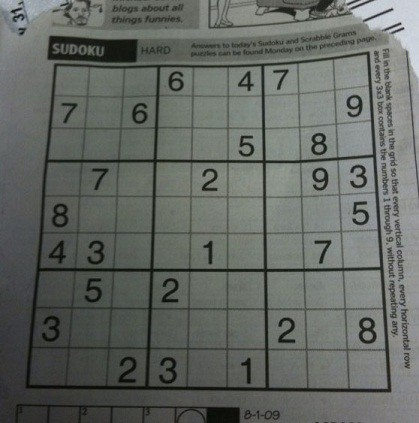
#> input picture Q3/sudoku.jpeg, 419 x 423 px
$ python add_noise.py   (Python 2 division)
#> lines starting #> are read from the running program, lines starting #| are printed output that depends on the picture
import cv2
import numpy as np
import matplotlib.pyplot as plt

def addsnp(img, prob):
#> called with prob = 0.1
	temp = img.copy()

	matsnp = np.random.rand(temp.shape[0], temp.shape[1])

	temp[matsnp < prob] = 0
	temp[matsnp > 1-prob] = 255
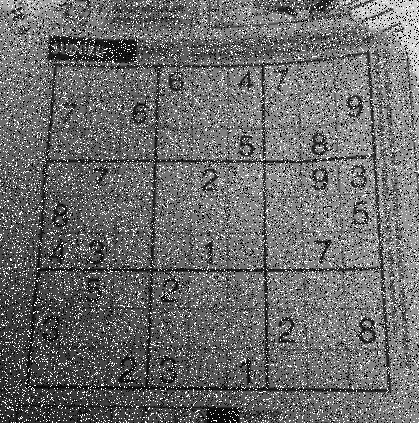
#> temp: shape (423, 419); min 0, max 255, mean 106.9

	return temp

def harmonic_filter(img, ksize=(5, 5)):
#> called with ksize = (3, 3)
	temp = np.float32(img.copy())
	temp = 1.0/(temp+1e-8)
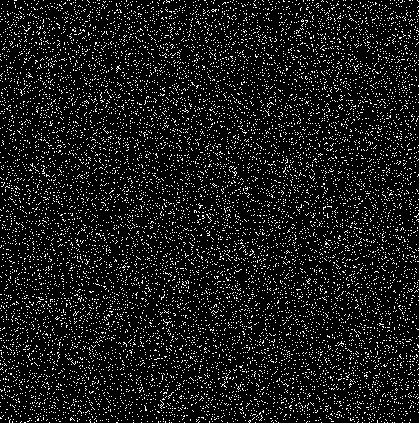
#> temp: shape (423, 419) float32; min 0.00392, max 100000000, mean 10045307; drawn with min black and max white
	blur = cv2.blur(temp,ksize)
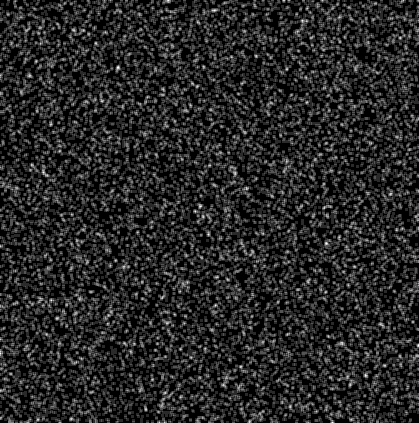
#> blur: shape (423, 419) float32; min 0.00422, max 66666668, mean 10046874; drawn with min black and max white
	blur = np.uint8(1.0/blur)
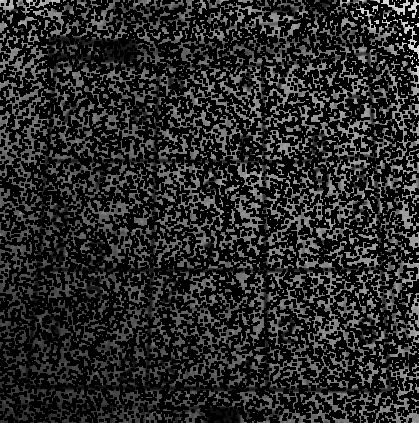
#> blur: shape (423, 419); min 0, max 236, mean 41
	return blur

def demo(target_array):
	return int(np.median(target_array)), int(np.max(target_array)), int(np.min(target_array))

def adaptivemedian(image, window=3):

	## set filter window and image dimensions
#> called with window = 3
	W = 2*window + 1
	xlength, ylength = img.shape
#> xlength = 423; ylength = 419

	vlength = W*W

	## create 2-D image array and initialize window
	paddedimage = np.pad(image.copy(), window, 'constant', constant_values=255)
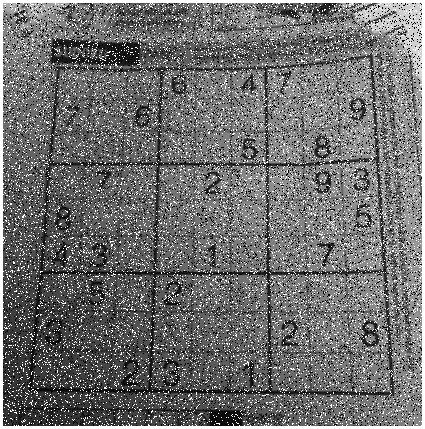
#> paddedimage: shape (429, 425); min 0, max 255, mean 111
	image_array = np.array(paddedimage, dtype=np.uint8)
	filter_window = np.array(np.zeros((W,W)))
	target_vector = np.array(np.zeros(vlength))
	changed = 0

	try:
		for y in range(window, ylength+window):
			for x in range(window, xlength+window):
				for w in range(1, window):
					filter_window = image_array[x-w:x+w+1, y-w:y+w+1]
					# print(filter_window)
					# target_vector = np.reshape(filter_window, ((vlength),))
					median, max_pixel, min_pixel = demo(filter_window)
					if median < max_pixel and median > min_pixel:
						if paddedimage[x, y] == min_pixel or paddedimage[x, y] == max_pixel:
							image_array[x, y] = median
							changed += 1
						break
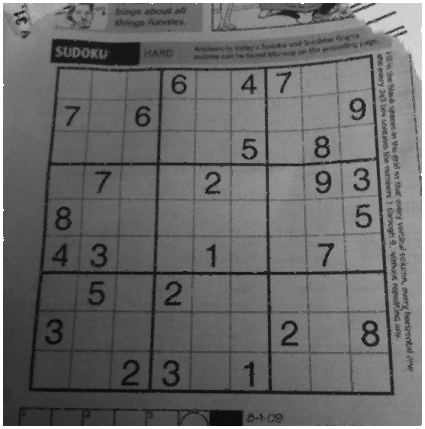
#> image_array: shape (429, 425); min 3, max 255, mean 106.3
#> after the loop, changed = 63155
	except TypeError:
		print "Error in processing function:", err
		sys.exit(2)
	print changed, "pixel(s) filtered out of", xlength*ylength
#| 63155 pixel(s) filtered out of 177237

	## return only central array
	return image_array[window:-window, window:-window]

img = cv2.imread('sudoku.jpeg',0)

noise_img = addsnp(img, 0.1)


plt.figure(figsize=(12, 8))
plt.subplot(2, 3, 1),plt.imshow(img, cmap = 'gray')
plt.title('Original'), plt.xticks([]), plt.yticks([])
plt.subplot(2, 3, 2),plt.imshow(noise_img, cmap = 'gray')
plt.title('Salt & Pepper Prob=0.05'), plt.xticks([]), plt.yticks([])
plt.subplot(2, 3, 3),plt.imshow(harmonic_filter(noise_img, ksize=(3, 3)), cmap = 'gray')
plt.title('Harmonic Filter Kernel=(3,3)'), plt.xticks([]), plt.yticks([])
plt.subplot(2, 3, 4),plt.imshow(cv2.medianBlur(noise_img,3), cmap = 'gray')
plt.title('Median k=3'), plt.xticks([]), plt.yticks([])
plt.subplot(2, 3, 5),plt.imshow(adaptivemedian(noise_img,3), cmap = 'gray')
plt.title('Adaptive Median k={3, 5, 7}'), plt.xticks([]), plt.yticks([])

plt.tight_layout()
plt.savefig("filternoise.pdf", format="pdf", dpi=200)
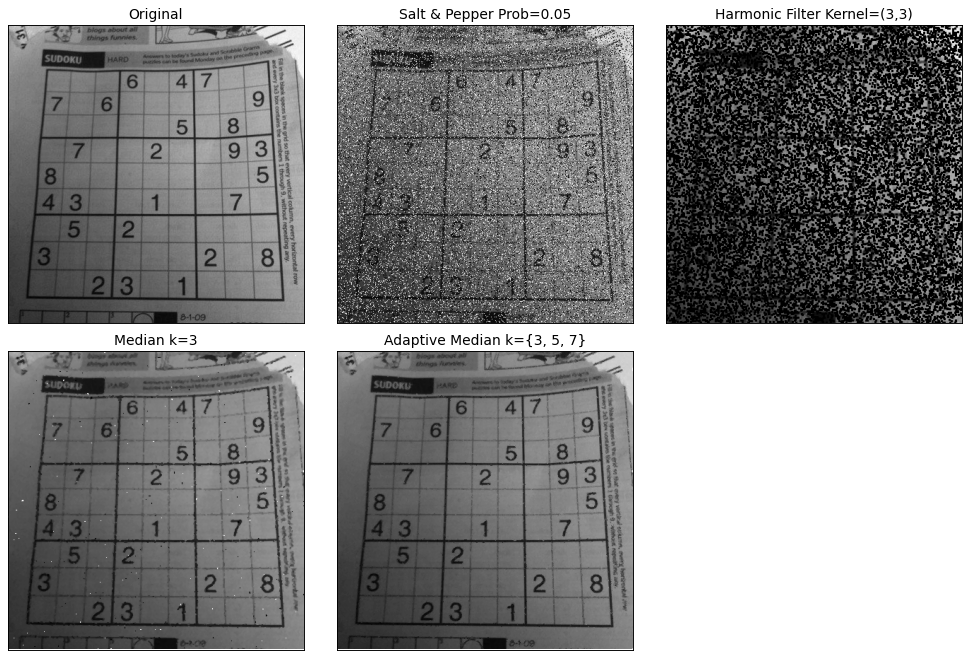
#> figure drawn by matplotlib, 5 panels
